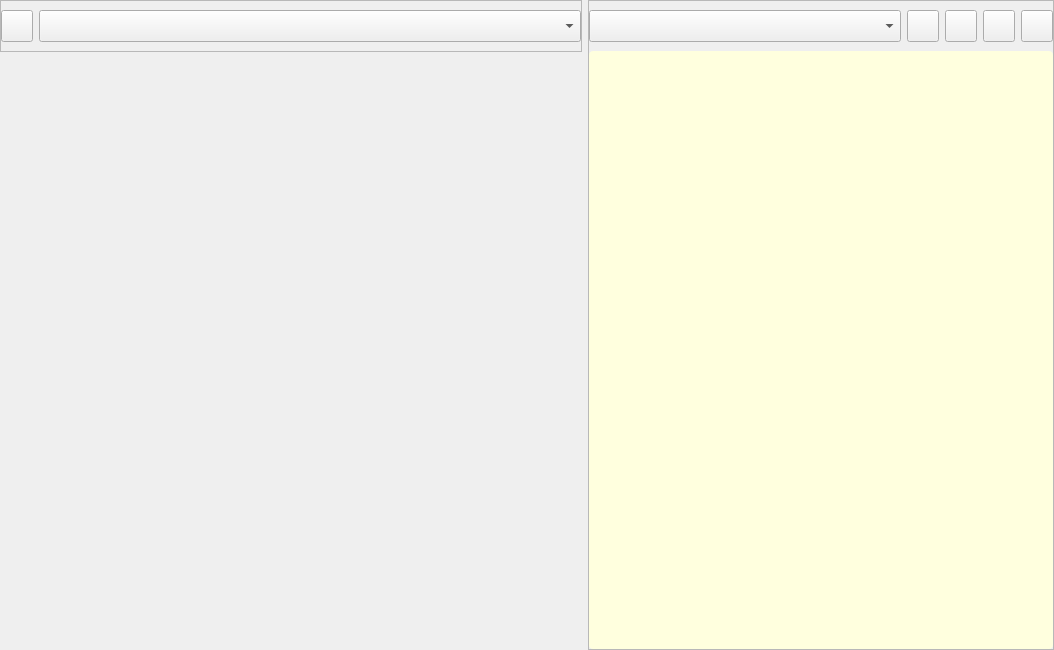
<?xml version="1.0" encoding="UTF-8"?>
<ui version="4.0">
 <class>UIDecorator</class>
 <widget class="QFrame" name="UIDecorator">
  <property name="geometry">
   <rect>
    <x>0</x>
    <y>0</y>
    <width>1054</width>
    <height>650</height>
   </rect>
  </property>
  <property name="font">
   <font>
    <pointsize>12</pointsize>
   </font>
  </property>
  <property name="windowTitle">
   <string>UIDecorator</string>
  </property>
  <layout class="QHBoxLayout" name="horizontalLayout">
   <property name="leftMargin">
    <number>0</number>
   </property>
   <property name="topMargin">
    <number>0</number>
   </property>
   <property name="rightMargin">
    <number>0</number>
   </property>
   <property name="bottomMargin">
    <number>0</number>
   </property>
   <item>
    <widget class="QFrame" name="mUITemplateFrame1">
     <property name="sizePolicy">
      <sizepolicy hsizetype="Preferred" vsizetype="Preferred">
       <horstretch>5</horstretch>
       <verstretch>0</verstretch>
      </sizepolicy>
     </property>
     <property name="frameShape">
      <enum>QFrame::NoFrame</enum>
     </property>
     <property name="frameShadow">
      <enum>QFrame::Raised</enum>
     </property>
     <layout class="QVBoxLayout" name="verticalLayout_2">
      <property name="spacing">
       <number>0</number>
      </property>
      <property name="leftMargin">
       <number>0</number>
      </property>
      <property name="topMargin">
       <number>0</number>
      </property>
      <property name="rightMargin">
       <number>0</number>
      </property>
      <property name="bottomMargin">
       <number>0</number>
      </property>
      <item>
       <widget class="QFrame" name="mUISelectionFrame">
        <property name="frameShape">
         <enum>QFrame::StyledPanel</enum>
        </property>
        <property name="frameShadow">
         <enum>QFrame::Raised</enum>
        </property>
        <layout class="QHBoxLayout" name="horizontalLayout_4">
         <property name="leftMargin">
          <number>0</number>
         </property>
         <property name="topMargin">
          <number>9</number>
         </property>
         <property name="rightMargin">
          <number>0</number>
         </property>
         <property name="bottomMargin">
          <number>9</number>
         </property>
         <item>
          <widget class="QPushButton" name="mButtonOpenUI">
           <property name="minimumSize">
            <size>
             <width>32</width>
             <height>32</height>
            </size>
           </property>
           <property name="maximumSize">
            <size>
             <width>32</width>
             <height>32</height>
            </size>
           </property>
           <property name="text">
            <string/>
           </property>
           <property name="icon">
            <iconset resource="res.qrc">
             <normaloff>:/resources/Open.png</normaloff>:/resources/Open.png</iconset>
           </property>
          </widget>
         </item>
         <item>
          <widget class="QComboBox" name="mComboBoxUITemplates">
           <property name="sizePolicy">
            <sizepolicy hsizetype="Expanding" vsizetype="Fixed">
             <horstretch>0</horstretch>
             <verstretch>0</verstretch>
            </sizepolicy>
           </property>
           <property name="minimumSize">
            <size>
             <width>0</width>
             <height>32</height>
            </size>
           </property>
           <property name="maximumSize">
            <size>
             <width>16777215</width>
             <height>32</height>
            </size>
           </property>
           <property name="font">
            <font>
             <pointsize>10</pointsize>
            </font>
           </property>
          </widget>
         </item>
        </layout>
       </widget>
      </item>
      <item>
       <spacer name="verticalSpacer">
        <property name="orientation">
         <enum>Qt::Vertical</enum>
        </property>
        <property name="sizeHint" stdset="0">
         <size>
          <width>1</width>
          <height>40</height>
         </size>
        </property>
       </spacer>
      </item>
      <item>
       <widget class="QFrame" name="mUITemplateFrame2">
        <property name="frameShape">
         <enum>QFrame::NoFrame</enum>
        </property>
        <property name="frameShadow">
         <enum>QFrame::Raised</enum>
        </property>
        <layout class="QHBoxLayout" name="horizontalLayout_3">
         <property name="spacing">
          <number>0</number>
         </property>
         <property name="leftMargin">
          <number>0</number>
         </property>
         <property name="topMargin">
          <number>0</number>
         </property>
         <property name="rightMargin">
          <number>0</number>
         </property>
         <property name="bottomMargin">
          <number>0</number>
         </property>
         <item>
          <spacer name="horizontalSpacer">
           <property name="orientation">
            <enum>Qt::Horizontal</enum>
           </property>
           <property name="sizeHint" stdset="0">
            <size>
             <width>40</width>
             <height>1</height>
            </size>
           </property>
          </spacer>
         </item>
         <item>
          <widget class="QFrame" name="mUIFrame">
           <property name="minimumSize">
            <size>
             <width>50</width>
             <height>50</height>
            </size>
           </property>
           <property name="styleSheet">
            <string notr="true"/>
           </property>
           <property name="frameShape">
            <enum>QFrame::NoFrame</enum>
           </property>
           <property name="frameShadow">
            <enum>QFrame::Raised</enum>
           </property>
          </widget>
         </item>
         <item>
          <spacer name="horizontalSpacer_2">
           <property name="orientation">
            <enum>Qt::Horizontal</enum>
           </property>
           <property name="sizeHint" stdset="0">
            <size>
             <width>40</width>
             <height>1</height>
            </size>
           </property>
          </spacer>
         </item>
        </layout>
       </widget>
      </item>
      <item>
       <spacer name="verticalSpacer_2">
        <property name="orientation">
         <enum>Qt::Vertical</enum>
        </property>
        <property name="sizeHint" stdset="0">
         <size>
          <width>1</width>
          <height>40</height>
         </size>
        </property>
       </spacer>
      </item>
     </layout>
    </widget>
   </item>
   <item>
    <widget class="QFrame" name="mStyleFrame">
     <property name="sizePolicy">
      <sizepolicy hsizetype="Preferred" vsizetype="Preferred">
       <horstretch>4</horstretch>
       <verstretch>0</verstretch>
      </sizepolicy>
     </property>
     <property name="frameShape">
      <enum>QFrame::StyledPanel</enum>
     </property>
     <property name="frameShadow">
      <enum>QFrame::Raised</enum>
     </property>
     <layout class="QVBoxLayout" name="verticalLayout">
      <property name="spacing">
       <number>0</number>
      </property>
      <property name="leftMargin">
       <number>0</number>
      </property>
      <property name="topMargin">
       <number>0</number>
      </property>
      <property name="rightMargin">
       <number>0</number>
      </property>
      <property name="bottomMargin">
       <number>0</number>
      </property>
      <item>
       <widget class="QFrame" name="mStyleSelectionFrame">
        <property name="frameShape">
         <enum>QFrame::NoFrame</enum>
        </property>
        <property name="frameShadow">
         <enum>QFrame::Raised</enum>
        </property>
        <layout class="QHBoxLayout" name="horizontalLayout_2">
         <property name="leftMargin">
          <number>0</number>
         </property>
         <property name="topMargin">
          <number>9</number>
         </property>
         <property name="rightMargin">
          <number>0</number>
         </property>
         <property name="bottomMargin">
          <number>9</number>
         </property>
         <item>
          <widget class="QComboBox" name="mComboBoxStyles">
           <property name="sizePolicy">
            <sizepolicy hsizetype="Expanding" vsizetype="Fixed">
             <horstretch>0</horstretch>
             <verstretch>0</verstretch>
            </sizepolicy>
           </property>
           <property name="minimumSize">
            <size>
             <width>0</width>
             <height>32</height>
            </size>
           </property>
           <property name="maximumSize">
            <size>
             <width>16777215</width>
             <height>32</height>
            </size>
           </property>
           <property name="font">
            <font>
             <pointsize>10</pointsize>
            </font>
           </property>
           <property name="editable">
            <bool>false</bool>
           </property>
          </widget>
         </item>
         <item>
          <widget class="QPushButton" name="mButtonDelete">
           <property name="minimumSize">
            <size>
             <width>32</width>
             <height>32</height>
            </size>
           </property>
           <property name="maximumSize">
            <size>
             <width>32</width>
             <height>32</height>
            </size>
           </property>
           <property name="toolTip">
            <string>Delete styleSheet</string>
           </property>
           <property name="text">
            <string/>
           </property>
           <property name="icon">
            <iconset resource="res.qrc">
             <normaloff>:/resources/Delete.png</normaloff>:/resources/Delete.png</iconset>
           </property>
          </widget>
         </item>
         <item>
          <widget class="QPushButton" name="mButtonNew">
           <property name="minimumSize">
            <size>
             <width>32</width>
             <height>32</height>
            </size>
           </property>
           <property name="maximumSize">
            <size>
             <width>32</width>
             <height>32</height>
            </size>
           </property>
           <property name="toolTip">
            <string>Add styleSheet</string>
           </property>
           <property name="text">
            <string/>
           </property>
           <property name="icon">
            <iconset resource="res.qrc">
             <normaloff>:/resources/Add.png</normaloff>:/resources/Add.png</iconset>
           </property>
          </widget>
         </item>
         <item>
          <widget class="QPushButton" name="mButtonSave">
           <property name="minimumSize">
            <size>
             <width>32</width>
             <height>32</height>
            </size>
           </property>
           <property name="maximumSize">
            <size>
             <width>32</width>
             <height>32</height>
            </size>
           </property>
           <property name="toolTip">
            <string>Save current styleSheet</string>
           </property>
           <property name="text">
            <string/>
           </property>
           <property name="icon">
            <iconset resource="res.qrc">
             <normaloff>:/resources/Save.png</normaloff>:/resources/Save.png</iconset>
           </property>
          </widget>
         </item>
         <item>
          <widget class="QPushButton" name="mButtonClipboard">
           <property name="minimumSize">
            <size>
             <width>32</width>
             <height>32</height>
            </size>
           </property>
           <property name="maximumSize">
            <size>
             <width>32</width>
             <height>32</height>
            </size>
           </property>
           <property name="toolTip">
            <string>Copy to clipboard</string>
           </property>
           <property name="text">
            <string/>
           </property>
           <property name="icon">
            <iconset resource="res.qrc">
             <normaloff>:/resources/Copy.png</normaloff>:/resources/Copy.png</iconset>
           </property>
          </widget>
         </item>
        </layout>
       </widget>
      </item>
      <item>
       <widget class="QTextEditExt" name="mTextEdit">
        <property name="font">
         <font>
          <pointsize>10</pointsize>
         </font>
        </property>
        <property name="styleSheet">
         <string notr="true">background-color: rgb(255, 255, 222);
border-radius: 4px;</string>
        </property>
        <property name="frameShape">
         <enum>QFrame::NoFrame</enum>
        </property>
       </widget>
      </item>
     </layout>
    </widget>
   </item>
  </layout>
 </widget>
 <customwidgets>
  <customwidget>
   <class>QTextEditExt</class>
   <extends>QTextEdit</extends>
   <header>QTextEditExt.h</header>
  </customwidget>
 </customwidgets>
 <resources>
  <include location="res.qrc"/>
 </resources>
 <connections/>
</ui>
